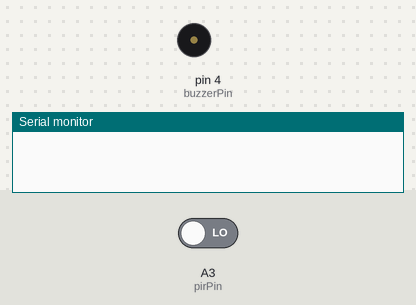
This sketch was run on a simulated Arduino Uno, built with avr-gcc and run on an emulated ATmega328P. On the bench: buzzer (waves = sounding, pin HIGH), the last lines printed to the serial monitor. The test bench sets the inputs (shaded band); at power-on: A3 (pirPin) LOW.

Above: at 1.8 s.
1.9 s: A3 (pirPin) driven HIGH
At 2.5 s:
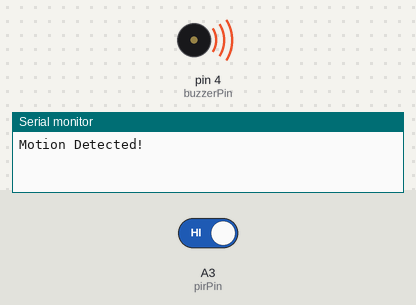
4.9 s: A3 (pirPin) driven LOW
At 6.0 s:
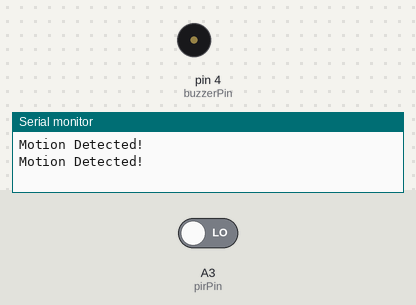
Timing chart, 0 to 7.9 s (numbered marks = the images above; inputs shaded):
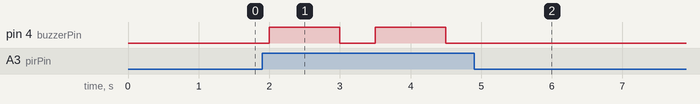

The sketch:

Motion_detection.ino
```cpp
const int pirPin = A3;  // PIR sensor connected to analog pin A3
const int buzzerPin = 4;  // Buzzer connected to digital pin D4

void setup() {
  pinMode(pirPin, INPUT);
  pinMode(buzzerPin, OUTPUT);
  Serial.begin(9600);
}

void loop() {
  int pirValue = digitalRead(pirPin);  // Read PIR sensor value

  if (pirValue == HIGH) {
    // Motion detected, turn on buzzer
    digitalWrite(buzzerPin, HIGH);
    Serial.println("Motion Detected!");
    delay(1000);  // Buzzer on for 1 second (you can adjust this duration)
    digitalWrite(buzzerPin, LOW);
  } else {
    // No motion, turn off buzzer
    digitalWrite(buzzerPin, LOW);
  }

  delay(500);  // Adjust the delay based on your application and sensitivity
}
```

Measured:
- after the input at 1.9 s, pin 4 (buzzerPin): alternates HIGH for 1.0 s and LOW for 0.50 s, starting after 0.10 s
- after the input at 4.9 s, pin 4 (buzzerPin): stops changing and stays LOW
